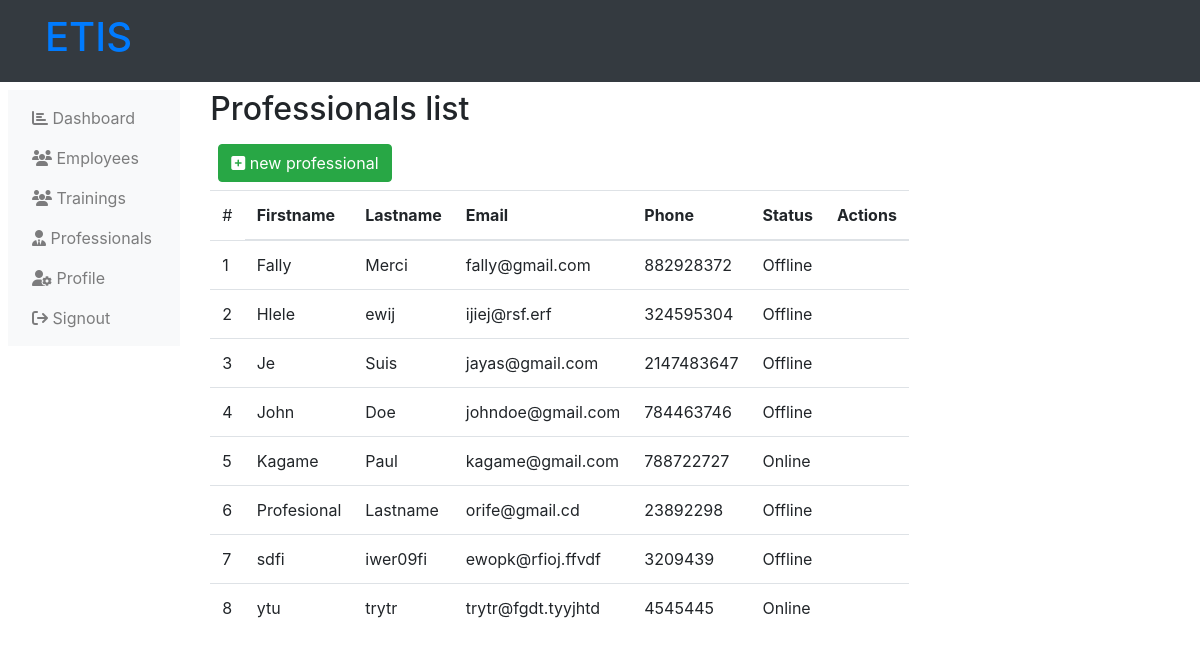
The app's page /administration-professionals.php (signed in) with its own data.
### tables this page shows
CREATE TABLE `professionals` (
  `professional_id` int(11) NOT NULL,
  `professional_fn` varchar(255) NOT NULL,
  `professional_ln` varchar(255) NOT NULL,
  `professional_email` varchar(255) NOT NULL,
  `professional_phone` int(12) NOT NULL,
  `professional_status` varchar(255) NOT NULL
);

### administration-professionals.php (the view, shortened to what this page needs)
<?php
    include('php/connection.php');
?>
<!DOCTYPE html>
<html lang="en">
<head>
    <link rel="stylesheet" href="https://maxcdn.bootstrapcdn.com/bootstrap/4.5.2/css/bootstrap.min.css">
    <link rel="stylesheet" href="https://cdnjs.cloudflare.com/ajax/libs/font-awesome/6.4.2/css/all.min.css" />
</head>
<body>
    <?php include("php/administration-header.php"); ?>
    <div class="">
        <div class="row p-2">
            <?php
                include("php/administration-left-links.php");
            ?>
            <div class="col-md-10">
                <div class="d-flex">
                    <h2>
                        Professionals list
                    </h2>
                </div>
                <div class="p-2">
                    <a class="btn btn-success" href="administration-new-professionals.php">
                        <i class="fas fa-plus-square"></i>
                        new professional
                    </a>
                </div>
                <table class="table table-hover table-responsive">
                    <thead>
                        <tr>
                            <td>
                                #
                            <th>
                                Firstname
                            </th>
                            <th>
                                Lastname
                            </th>
                            <th>
                                Email
                            </th>
                            <th>
                                Phone
                            </th>
                            <th>
                                Status
                            </th>
                            <th>
                                Actions
                            </th>
                        </tr>
                    </thead>
                    <tbody>
                        <?php
                            $get_pro = mysqli_query($server,"SELECT * from
                                professionals
                                ORDER BY
                                professional_fn ASC,
                                professional_ln ASC,
                                professional_email ASC
                            ");
                            $count=1;
                                ?>
                                <?php
                            while ($data_pro = mysqli_fetch_array($get_pro)) {
                                ?>
                                <tr>
                                    <td>
                                        <?php echo $count++; ?>
                                    </td>
                                    <td>
                                        <?php
                                            echo $data_pro['professional_fn'];
                                        ?>
                                    </td>
                                    <td>
                                        <?php
                                            echo $data_pro['professional_ln'];
                                        ?>
                                    </td>
                                    <td>
                                        <?php
                                            echo $data_pro['professional_email'];
                                        ?>
                                    </td>
                                    <td>
                                        <?php
                                            echo $data_pro['professional_phone'];
                                        ?>
                                    </td>
                                    <td>
                                        <?php
                                            echo $data_pro['professional_status'];
                                        ?>
                                    </td>
                                    <td>
                                    </td>
                                </tr>
                                <?php
                            }
                        ?>
                    </tbody>
                </table>
            </div>
        </div>
    </div>
</body>
</html>

### records on screen
professionals: professional_fn "Fally", professional_ln "Merci", professional_email "fally@gmail.com", professional_phone "882928372", professional_status "Offline"
professionals: professional_fn "Hlele", professional_ln "ewij", professional_email "ijiej@rsf.erf", professional_phone "324595304", professional_status "Offline"
professionals: professional_fn "Je", professional_ln "Suis", professional_email "jayas@gmail.com", professional_phone "2147483647", professional_status "Offline"
professionals: professional_fn "John", professional_ln "Doe", professional_email "johndoe@gmail.com", professional_phone "784463746", professional_status "Offline"
professionals: professional_fn "Kagame", professional_ln "Paul", professional_email "kagame@gmail.com", professional_phone "788722727", professional_status "Online"
professionals: professional_fn "Profesional", professional_ln "Lastname", professional_email "orife@gmail.cd", professional_phone "23892298", professional_status "Offline"
professionals: professional_fn "sdfi", professional_ln "iwer09fi", professional_email "ewopk@rfioj.ffvdf", professional_phone "3209439", professional_status "Offline"
professionals: professional_fn "ytu", professional_ln "trytr", professional_email "trytr@fgdt.tyyjhtd", professional_phone "4545445", professional_status "Online"
